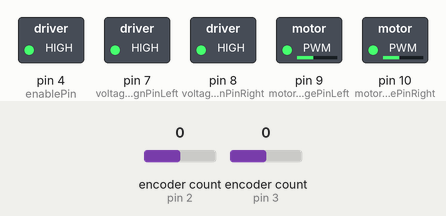
Simulated run of this sketch. Board: Arduino Uno, built with avr-gcc and run on an emulated ATmega328P. On the bench: switched loads named in the sketch (green lamp = pin HIGH). The test bench sets the inputs (shaded band); at power-on: encoder count (sensors on pin 2, pin 3) 0. What the sketch prints to the serial monitor is not drawn.

Above: at 0.2 s.
Timing chart, 0 to 1.7 s (numbered marks = the images above):
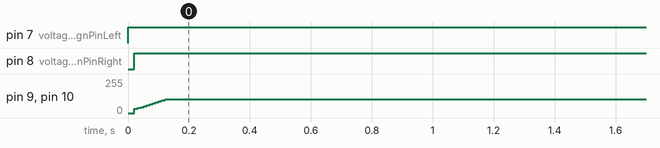

The sketch:

rotateThenForward.ino
```cpp
#include <Encoder.h>

#define PI 3.1415926535897932384626433832795
#define voltsToPWM 255/5
#define countsToRads (2*PI)/3200;
#define wheelRadius 0.0762        // Units are meters (This equals 3 in.)
#define wheelSeparation 0.254     // Units are meters (This equals 10 in.)
#define DIST -1.0                  // Target distance in feet
#define ANGLE PI                  // Target angle in radians

int enablePin = 4;                // This must be high to run the motor
int voltageSignPinLeft = 7;       // HIGH = Forward, LOW = Backward
int voltageSignPinRight = 8;      // HIGH = Backward, LOW = Forward
int motorVoltagePinLeft = 9;
int motorVoltagePinRight = 10;
double voltageMaximum = 5;

unsigned long currentTime;
double sampleRateInMillis = 10;
double Ts = sampleRateInMillis/1000;

long int currentPosLeftCounts;         // Current position of the right encoder in counts
long int currentPosRightCounts;        // Current position of the left encoder in counts
long double currentPosLeftRads;        // Current position of the right encoder in radians
long double currentPosRightRads;       // Current position of the left encoder in radians
long int newPosLeftCounts;             // Etc.
long int newPosRightCounts;
long double newPosLeftRads;
long double newPosRightRads;

double rhoActual;                       // Instantaneous forward velocity (m/s)
double phiActual;                       // Instantaneous rotational velocity (rad/s)
double rhoDesired;                      // Desired forward velocity
double phiDesired;                      // etc.
double posDesired;
double posError;
double posErrorPast;
double posActual;
double angleDesired;
double angleError;
double angleErrorPast;
double angleActual;
double rhoError;
double phiError;

// Inner loop PI gains
double KpBase = 5;
double KpDelta = 3;
double KiBase = 0.1;
double KiDelta = 0.01;

// Outer loop PD gains
double Kp_Pos = 2;
double Kd_Pos = 0.1;
double Kp_Angle = 3;
double Kd_Angle = 0.1;

// Values used in PID calculations
double I_rho = 0;
double I_phi = 0;
double e_past = 0;
double D_pos;
double D_Angle;

// Velocities obtained from encoder readings
double velocityLeftRadsPerSecond;
double velocityRightRadsPerSecond;

// The inner-loop PI calculates these values, which are sent to the motors
double voltageBase;
double voltageDelta;
double voltageCommandLeft;
double voltageCommandRight;

// FSM states, and flags used to determine when one state is "finished"
#define TURNING 0
#define GOFORWARD 1
#define FINISHED 2
int state = TURNING;
int angleErrorFlag = 0;
int posErrorFlag = 0;

Encoder motorEncoderLeft(2, 6);
Encoder motorEncoderRight(3, 5);

void setup() {
  Serial.begin(250000);
  pinMode(motorVoltagePinRight, OUTPUT);
  pinMode(motorVoltagePinLeft, OUTPUT);
  pinMode(voltageSignPinRight, OUTPUT);
  pinMode(voltageSignPinLeft, OUTPUT);
  pinMode(enablePin, OUTPUT);
  digitalWrite(enablePin, HIGH);
}

void loop() {
  //rhoDesired = 0.5;
  currentTime = millis();

  // get motor positions, and convert to radians
  currentPosLeftCounts = newPosLeftCounts;
  currentPosRightCounts = newPosRightCounts;
  currentPosLeftRads = currentPosLeftCounts*countsToRads;
  currentPosRightRads = currentPosRightCounts*countsToRads;

  // We only want our integral terms to count when error is low, to prevent windup
  if (abs(rhoError) < 0.25) {
    I_rho = I_rho + rhoError*sampleRateInMillis;
  } else {
    I_rho = 0;
  }
  if (abs(phiError) < 0.5) {
    I_phi = I_phi + phiError*sampleRateInMillis;
  } else {
    I_phi = 0;
  }

  // Errors used for feedback control
  posError = posDesired - posActual;
  angleError = angleDesired - angleActual;

  // Derivative terms for the outer-loop controller
  if (Ts > 0) {
    D_pos = (posError - posErrorPast)/Ts;
    posErrorPast = posError;
  } else {
    D_pos = 0;
  }
  if (Ts > 0) {
    D_Angle = (angleError - angleErrorPast)/Ts;
    angleErrorPast = angleError;
  } else {
    D_Angle = 0;
  }

  phiActual = -wheelRadius*((velocityLeftRadsPerSecond - velocityRightRadsPerSecond)/wheelSeparation);
  rhoActual = wheelRadius*((velocityLeftRadsPerSecond + velocityRightRadsPerSecond)/2);
  rhoError = rhoActual - rhoDesired;
  phiError = phiActual - phiDesired;

  // Calculating motor voltages
  voltageBase = (KpBase*rhoError)+(KiBase*I_rho);
  voltageDelta = (KpDelta*phiError)+(KiDelta*I_phi);
  voltageCommandLeft = (voltageBase-voltageDelta)/2;
  voltageCommandRight = (voltageBase+voltageDelta)/2;

  // Determining motor direction - if our voltage is negative, make it positive and reverse the motor
  if (voltageCommandLeft < 0) {
    digitalWrite(voltageSignPinLeft, LOW);
    voltageCommandLeft *= -1;
  } else {
    digitalWrite(voltageSignPinLeft, HIGH);
  }
  if (voltageCommandRight < 0) {
    digitalWrite(voltageSignPinRight, HIGH);
    voltageCommandRight *= -1;
  } else {
    digitalWrite(voltageSignPinRight, LOW);
  }

  // Manually saturating the voltage to prevent slipping
  if (voltageCommandLeft > voltageMaximum) {
    voltageCommandLeft = voltageMaximum;
  }
  if (voltageCommandRight > voltageMaximum) {
    voltageCommandRight = voltageMaximum;
  }

  // Write a PWM signal to the motors using the voltageCommands
  analogWrite(motorVoltagePinLeft, voltageCommandLeft*voltsToPWM);
  analogWrite(motorVoltagePinRight, voltageCommandRight*voltsToPWM);

  // Getting new positions from the motor encoders
  newPosLeftCounts = -motorEncoderLeft.read();           // Negative because we want the encoder to tick up when this wheel moves forward
  newPosRightCounts = motorEncoderRight.read();
  newPosLeftRads = newPosLeftCounts*countsToRads;
  newPosRightRads = newPosRightCounts*countsToRads;

  // Use positions to calculate velocity
  velocityLeftRadsPerSecond = ((newPosLeftRads-currentPosLeftRads)/(sampleRateInMillis))*1000;
  velocityRightRadsPerSecond = ((newPosRightRads-currentPosRightRads)/(sampleRateInMillis))*1000;

  // Update our position and angle with rho and phi data
  posActual += (rhoActual*(sampleRateInMillis))/1000;
  angleActual += (phiActual*(sampleRateInMillis))/1000;


  if (state == TURNING) {
    // To prevent slipping, we have the target angle as a ramp input, not a step input
    if(abs(angleDesired) < abs(ANGLE)) {
      angleDesired += ANGLE/100.0;
    }

    posDesired = 0; // We don't want any forward motion while turning

    voltageMaximum = 2; // Manually saturating voltage, again to prevent slipping

    // Outer loop PD controller to determine phi and rho
    phiDesired = (angleError*Kp_Angle)+(D_Angle*Kd_Angle);
    rhoDesired = (posError*Kp_Pos)+(D_pos*Kd_Pos);

    // Once we spend enough time with low error, we move to the next state
    if (angleError < 0.01) {
      angleErrorFlag += 1;
    } else {
      angleErrorFlag = 0;
    }
    if (angleErrorFlag >= 350) {
      state = GOFORWARD;
    }

  } else if (state == GOFORWARD) {

    // Desired position ramp input - DIST is multiplied by 0.3048 to convert from feet to meters
    if(abs(posDesired) < abs(0.3048*DIST)) {
      posDesired += 0.3048*DIST/100.0;
    }

    // No need to saturate voltage, so we set it back to 5
    voltageMaximum = 5;

    // Outer loop PD controller to determine phi and rho
    phiDesired = (angleError*Kp_Angle)+(D_Angle*Kd_Angle);
    rhoDesired = (posError*Kp_Pos)+(D_pos*Kd_Pos);


    // Once we spend enough time with low error, we move to the next state
    if (posError < 0.01) {
      posErrorFlag += 1;
    } else {
      posErrorFlag = 0;
    }
    if (posErrorFlag >= 350) {
      state = FINISHED;
    }

  } else if (state == FINISHED) {
    // When finished, we want to stop all motion
    phiDesired = 0;
    rhoDesired = 0;
  }

  // Print a bunch of data for debugging purposes
  Serial.print(posDesired);
  Serial.print("  ");
  Serial.print(posActual);
  Serial.print("  ");
  Serial.print(rhoDesired);
  Serial.print("  ");
  Serial.print(rhoActual);
  Serial.print("  ");
  Serial.println(state);

  while(millis() < currentTime + sampleRateInMillis) {
    // Wait until the sample time has passed
  }

}
```

Measured:
- by itself, pin 7 (voltageSignPinLeft): LOW → HIGH at 0.00 s
- by itself, pin 8 (voltageSignPinRight): LOW → HIGH at 0.02 s
- by itself, pin 9 (motorVoltagePinLeft), pin 10 (motorVoltagePinRight): moves from 0/255 to 102/255 over 0.10 s
